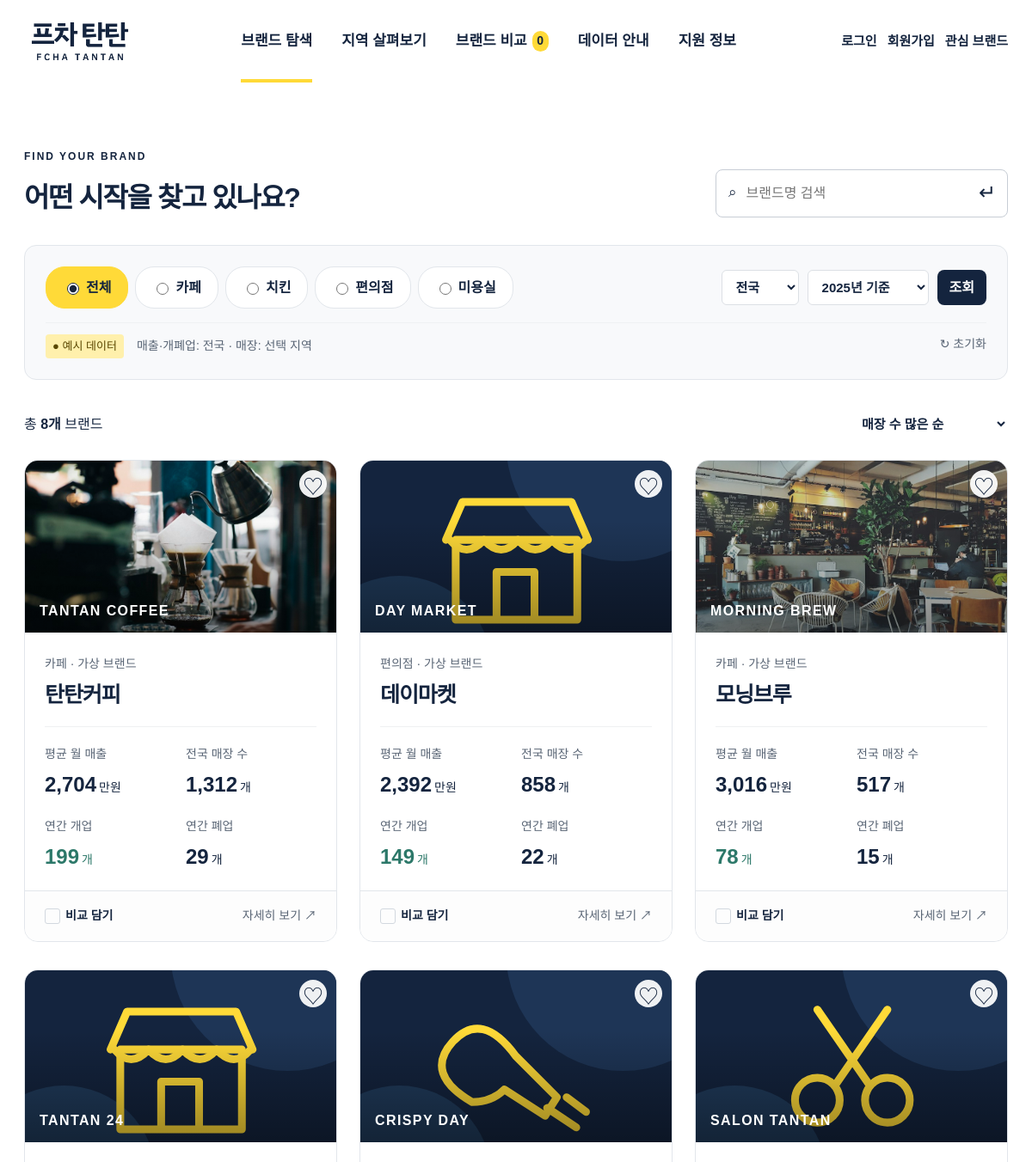
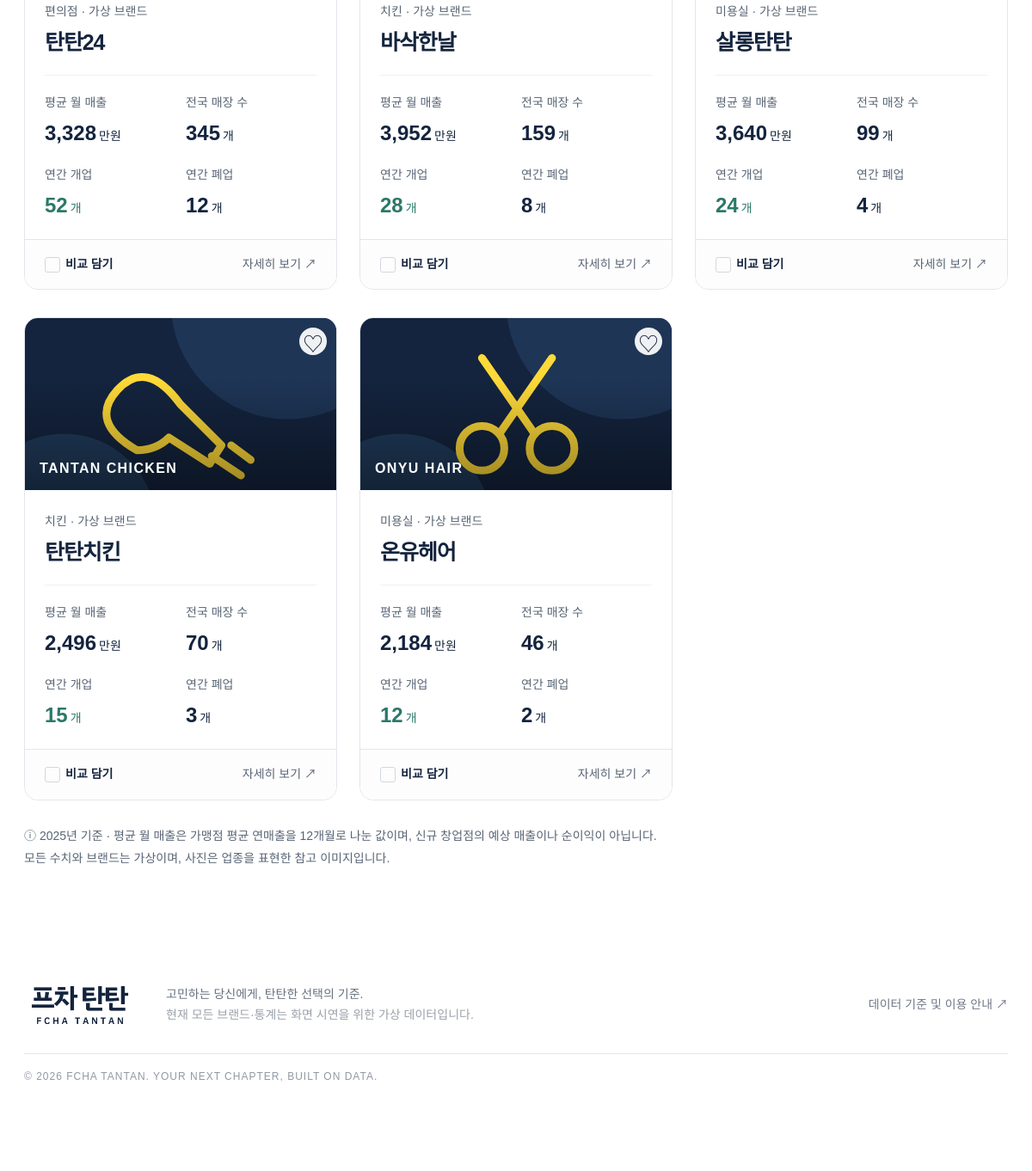
/brands/blist/, run on the app's committed database (2 pictures, top to bottom).
### brands/models.py (models this page shows, shortened)
class Brand(models.Model):
    slug = models.SlugField(unique=True)
    name = models.CharField(max_length=100)
    category = models.CharField(max_length=30)
    tagline = models.CharField(max_length=200, blank=True)
    english_name = models.CharField(max_length=100, blank=True)
    description = models.TextField(blank=True)
    image = models.CharField(max_length=100, default='coffee.jpg')
    color = models.CharField(max_length=7, default='#f4ef76')
    initial_cost_krw = models.PositiveBigIntegerField(null=True, blank=True)
    costs = models.JSONField(default=dict)
    area_sqm = models.FloatField(default=33)
    is_demo = models.BooleanField(default=True)

class AnnualStat(models.Model):
    brand = models.ForeignKey(Brand,on_delete=models.CASCADE,related_name='annual_stats')
    year = models.PositiveSmallIntegerField()
    stores = models.PositiveIntegerField(null=True,blank=True)
    opened = models.PositiveIntegerField(null=True,blank=True)
    closed = models.PositiveIntegerField(null=True,blank=True)
    annual_sales_krw = models.PositiveBigIntegerField(null=True,blank=True)
    source_label = models.CharField(max_length=200)
    source_url = models.URLField(blank=True)
    updated_at = models.DateField(auto_now=True)
    class Meta:
        constraints = [models.UniqueConstraint(fields=['brand','year'],name='unique_brand_year')]
        ordering = ['year']

### brands/views.py (the view)
# urls.py: path('blist/', views.blist, name='blist'),
@require_GET
def blist(request):
    return render(request, 'blist.html', list_context(request))

### brands/templatetags/brand_format.py (called while the page is built)
@register.filter
def number(value):
    return '미제공' if value is None or value == '' else format(value, ',')

### brands/views.py (called while the page is built)
def visible_brands():
    qs = Brand.objects.all()
    if qs.filter(is_demo=False).exists():
        qs = qs.filter(is_demo=False)
    return qs.prefetch_related('annual_stats__regional_stats').order_by('id')

def brand_row(brand, year, region='전국'):
    stat = None
    for annual in brand.annual_stats.all():
        if annual.year == year:
            stat = annual
            break
    region_counts = {}
    monthly = None
    if stat:
        for regional in stat.regional_stats.all():
            region_counts[regional.region] = regional.stores
        if stat.annual_sales_krw is not None:
            monthly = round(stat.annual_sales_krw / 12 / 10000)
    if stat and region == '전국':
        stores = stat.stores
    else:
        stores = region_counts.get(region)
    return {'brand': brand, 'stat': stat, 'monthly': monthly, 'stores': stores, 'region_counts': region_counts}

### brands/templates/blist.html (shortened to what this page needs)
{% extends 'base.html' %}
{% block content %}
{% include 'includes/list_section.html' %}
{% endblock %}

### brands/templates/includes/brand_card.html
{% load static brand_format %}
<article class="brand-card">
    {% include 'includes/save_button.html' with brand=row.brand %}
    <a class="card-cover" href="{% url 'brands:bview' row.brand.slug %}?year={{ year }}">
        {% with image='images/'|add:row.brand.image %}
            <img src="{% static image %}" alt="{{ row.brand.category }} 분위기 참고 사진" loading="lazy">
        {% endwith %}
        <span class="cover-brand">{{ row.brand.english_name }}</span>
    </a>
    <div class="card-body">
        <div class="card-subtitle">{{ row.brand.category }} · {% if row.brand.is_demo %}가상 브랜드{% else %}{{ source_label }}{% endif %}</div>
        <h3><a href="{% url 'brands:bview' row.brand.slug %}?year={{ year }}">{{ row.brand.name }}</a></h3>
        <dl class="card-data">
            <div><dt>평균 월 매출</dt><dd>{{ row.monthly|number }}{% if row.monthly != None %}<small>만원</small>{% endif %}</dd></div>
            <div><dt>{{ region }} 매장 수</dt><dd>{{ row.stores|number }}{% if row.stores != None %}<small>개</small>{% endif %}</dd></div>
            <div><dt>연간 개업</dt><dd class="up">{{ row.stat.opened|default_if_none:''|number }}{% if row.stat and row.stat.opened != None %}<small>개</small>{% endif %}</dd></div>
            <div><dt>연간 폐업</dt><dd>{{ row.stat.closed|default_if_none:''|number }}{% if row.stat and row.stat.closed != None %}<small>개</small>{% endif %}</dd></div>
        </dl>
    </div>
    <div class="card-footer">
        {% include 'includes/compare_button.html' with brand=row.brand %}
        <a href="{% url 'brands:bview' row.brand.slug %}?year={{ year }}">자세히 보기 ↗</a>
    </div>
</article>

### brands/templates/includes/save_button.html (shortened to what this page needs)
<form class="save-form" method="post" action="{% url 'brands:saved_toggle' brand.slug %}">
    <button class="save-btn {% if brand.slug in saved_ids %}on{% endif %}" aria-label="{{ brand.name }} 관심 브랜드 {% if brand.slug in saved_ids %}해제{% else %}저장{% endif %}" aria-pressed="{% if brand.slug in saved_ids %}true{% else %}false{% endif %}">{% if brand.slug in saved_ids %}♥{% else %}♡{% endif %}</button>
</form>

### brands/templates/includes/compare_button.html (shortened to what this page needs)
<form class="inline-form" method="post" action="{% url 'brands:compare_toggle' brand.slug %}">
    <button class="compare-toggle {% if brand.slug in compare_ids %}on{% endif %}" aria-pressed="{% if brand.slug in compare_ids %}true{% else %}false{% endif %}">
        <span class="checkbox">✓</span>
        {% if brand.slug in compare_ids %}비교함에서 빼기{% else %}비교 담기{% endif %}
    </button>
</form>

### static/css/style.css (style rules this page uses)
:root { --navy:#18243a;--lemon:#f4ef76;--ink:#18243a;--muted:#77808e;--line:#e5e8ec;--paper:#f7f8fa;--green:#2c7869;--red:#b16853;--radius:14px }
* { box-sizing:border-box }
html { scroll-behavior:smooth;scroll-padding-top:100px }
body { margin:0;color:var(--ink);font:500 17px/1.7 'IBM Plex Sans KR',sans-serif;background:white }
a { color:inherit;text-decoration:none }
button,input,select { font:inherit }
button,a,input,select { -webkit-tap-highlight-color:transparent }
button { cursor:pointer }
button { color:inherit }
a,button,input,select { outline-offset:4px }
button { border:0 }
img { display:block;max-width:100% }
h1,h2,h3,p { margin:0 }
h1,h2,h3 { line-height:1.35;letter-spacing:-.045em }
small { font-size:14px }
button,.button { transition:background .18s,transform .18s }
.brand-card { min-width:0;border:1px solid var(--line);border-radius:12px;overflow:hidden;transition:box-shadow .2s,transform .2s;background:white;position:relative }
.card-cover { display:block;position:relative;height:178px;background:var(--paper);overflow:hidden }
.card-cover img { height:100%;width:100%;object-fit:cover;transition:transform .4s }
.card-cover:after { content:'';position:absolute;inset:0;background:linear-gradient(transparent 35%,#0006) }
.cover-brand { position:absolute;bottom:16px;left:17px;color:white;font-size:16px;font-weight:600;letter-spacing:1.4px;z-index:1;max-width:80%;line-height:1.2 }
.save-btn { position:absolute;right:11px;top:11px;z-index:2;border-radius:50%;width:32px;height:32px;background:#ffffffed;font-size:24px;display:grid;place-items:center;padding:0 }
.card-body { padding:17px 17px 0 }
.card-subtitle { font-size:14px;color:var(--muted);margin-bottom:4px }
.card-body h3 { font-size:21px }
.card-data { display:grid;grid-template-columns:1fr 1fr;gap:12px 8px;border-top:1px solid #eff0f2;padding:14px 0 16px }
.card-data dt { font-size:14px;color:var(--muted) }
.card-data dd { margin:2px 0 0;font-size:18px;font-weight:600;line-height:1.3 }
.card-data dd small { font-weight:500;font-size:14px;margin-left:3px }
.up { color:var(--green) }
.card-footer { display:flex;align-items:center;justify-content:space-between;border-top:1px solid var(--line);padding:11px 16px;font-size:14px;background:#fdfdfd }
.compare-toggle { display:flex;gap:6px;align-items:center;font-size:14px;background:none;padding:0 }
.checkbox { border:1px solid #d2d8df;display:inline-grid;width:15px;height:15px;place-items:center;border-radius:3px;font-size:14px;color:transparent }
.card-footer>a { color:var(--muted) }
:root { --navy:#14243e;--ink:#14243e;--lemon:#ffda38;--muted:#596575;--paper:#f6f7f9;--line:#e2e6eb }
.card-cover { height:200px }
.card-body { padding:25px 23px 0 }
.card-body h3 { font-size:25px;font-weight:700;margin:7px 0 20px }
.card-subtitle { font-size:14px }
.card-data { gap:22px 12px;padding:20px 0 24px;margin:0 }
.card-data dt { font-size:14px;font-weight:500 }
.card-data dd { font-size:24px;font-weight:700;margin-top:7px }
.card-data dd small { font-size:14px;font-weight:500 }
.cover-brand { font-size:16px }
.card-footer { padding:17px 23px;font-size:14px }
.compare-toggle { font-size:14px;font-weight:600 }
.checkbox { width:18px;height:18px }
.brand-card { border-radius:16px }

### static/css/django.css (style rules this page uses)
.inline-form, .save-form, .tray-item form { margin: 0; }
.inline-form, .tray-item form { display: inline-flex; }
html { scroll-behavior: smooth; }

### data on the page
Brand: shows a picture, brand.english_name "TANTAN COFFEE", brand.category "카페", is_demo "가상 브랜드", brand.name "탄탄커피", monthly|number "2,704", region "전국", stores|number "1,312", stat.opened|number "199", stat.closed|number "29", slug "비교 담기"
Brand: brand.english_name "DAY MARKET", brand.category "편의점", is_demo "가상 브랜드", brand.name "데이마켓", monthly|number "2,392", region "전국", stores|number "858", stat.opened|number "149", stat.closed|number "22", slug "비교 담기"
Brand: shows a picture, brand.english_name "MORNING BREW", brand.category "카페", is_demo "가상 브랜드", brand.name "모닝브루", monthly|number "3,016", region "전국", stores|number "517", stat.opened|number "78", stat.closed|number "15", slug "비교 담기"
Brand: brand.english_name "TANTAN 24", brand.category "편의점", is_demo "가상 브랜드", brand.name "탄탄24", monthly|number "3,328", region "전국", stores|number "345", stat.opened|number "52", stat.closed|number "12", slug "비교 담기"
Brand: brand.english_name "CRISPY DAY", brand.category "치킨", is_demo "가상 브랜드", brand.name "바삭한날", monthly|number "3,952", region "전국", stores|number "159", stat.opened|number "28", stat.closed|number "8", slug "비교 담기"
Brand: brand.english_name "SALON TANTAN", brand.category "미용실", is_demo "가상 브랜드", brand.name "살롱탄탄", monthly|number "3,640", region "전국", stores|number "99", stat.opened|number "24", stat.closed|number "4", slug "비교 담기"
Brand: brand.english_name "TANTAN CHICKEN", brand.category "치킨", is_demo "가상 브랜드", brand.name "탄탄치킨", monthly|number "2,496", region "전국", stores|number "70", stat.opened|number "15", stat.closed|number "3", slug "비교 담기"
Brand: brand.english_name "ONYU HAIR", brand.category "미용실", is_demo "가상 브랜드", brand.name "온유헤어", monthly|number "2,184", region "전국", stores|number "46", stat.opened|number "12", stat.closed|number "2", slug "비교 담기"

### other printed values
{{ compare_ids|length }} "0"
{{ c }} "전체" "카페" "치킨" "편의점" "미용실"
{{ rows|length }} "8"
{{ year }} "2025"
form field year "2025년 기준"
form field sort "매장 수 많은 순"
